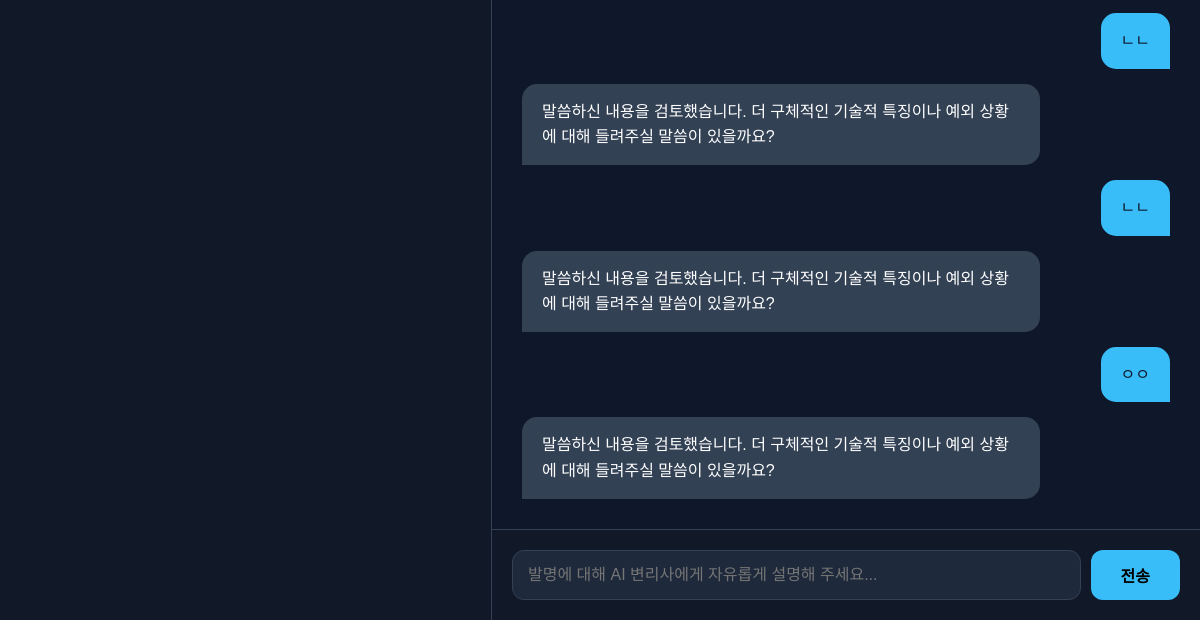
/workspace/workstation/1/ (signed in, lower part), run on an earlier commit of the app's database.
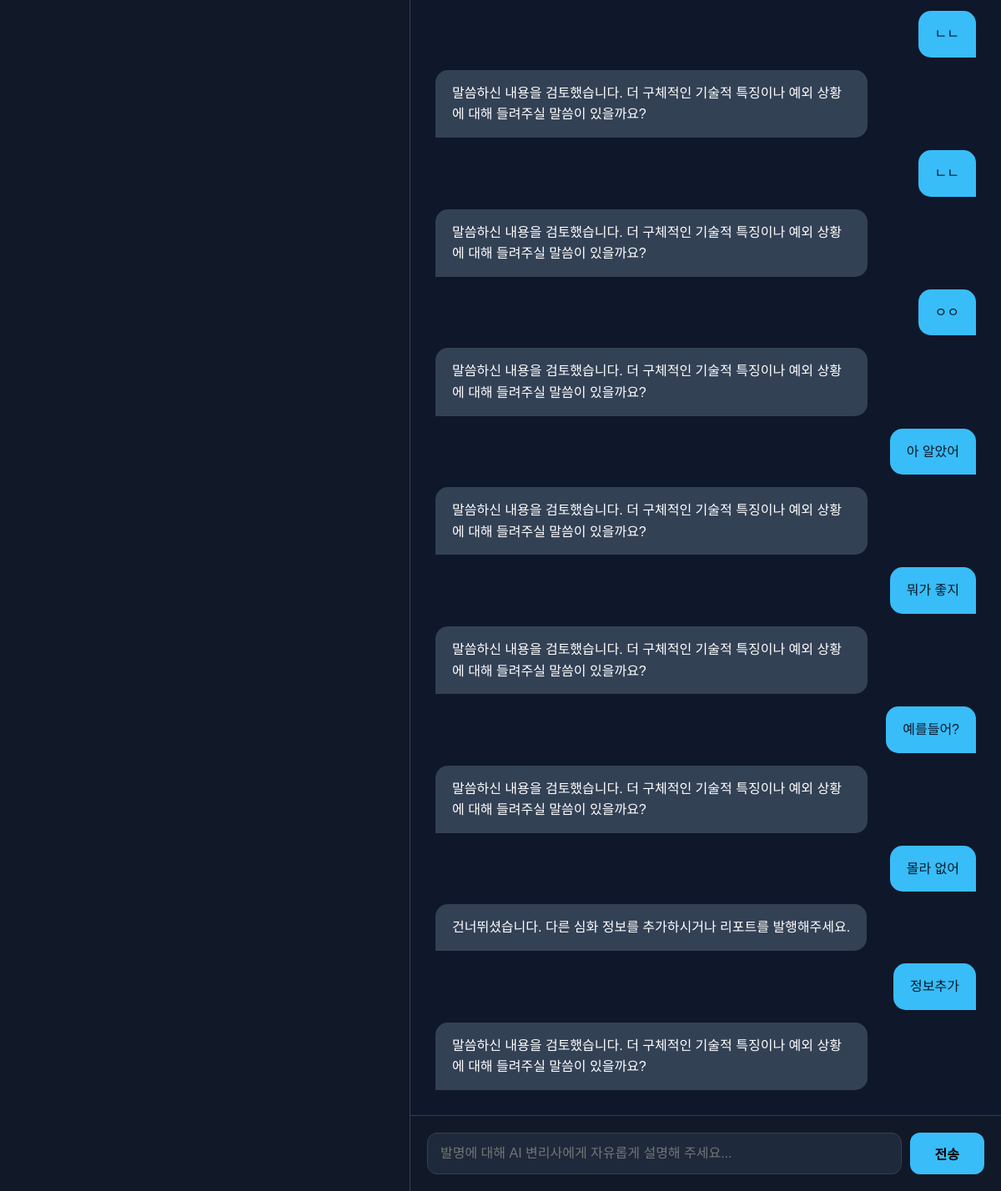
And on a later commit of the database.
### workspace/models.py (models this page shows)
class ChatMessage(models.Model):
    project = models.ForeignKey(PatentProject, on_delete=models.CASCADE, related_name='chat_messages')
    role = models.CharField(max_length=20) # 'user', 'assistant'
    content = models.TextField()
    created_at = models.DateTimeField(auto_now_add=True)

### workspace/views.py (the view)
# urls.py: path('workstation/<int:project_id>/', views.workstation, name='workstation'),
@login_required(login_url='/accounts/login/')
def workstation(request, project_id):
    project = get_object_or_404(PatentProject, id=project_id, owner=request.user)
    invention_input = get_object_or_404(InventionInput, project=project)
    consultation_state, _ = ConsultationState.objects.get_or_create(project=project)
    algorithm_steps = project.algorithm_steps.all().order_by('step_seq')
    details = project.details.all()
    chat_messages = project.chat_messages.all().order_by('created_at')
    context = {
        'project': project,
        'invention_input': invention_input,
        'consultation_state': consultation_state,
        'algorithm_steps': algorithm_steps,
        'details': details,
        'chat_messages': chat_messages,
    }
    return render(request, 'workspace/workstation.html', context)

### workspace/templates/workspace/workstation.html (shortened to what this page needs)
{% extends "base.html" %}
{% block content %}
<div class="workstation-container" style="display: flex; height: calc(100vh - 80px); margin-top: 80px; background: #0f172a; color: white;">
    <div class="left-panel" style="flex: 1; border-right: 1px solid #334155; padding: 30px; overflow-y: auto; background: #111827;">
    </div>
    <div class="right-panel" style="flex: 1.5; display: flex; flex-direction: column; position: relative;">
        <div id="chat-box" style="flex: 1; padding: 30px; overflow-y: auto; display: flex; flex-direction: column; gap: 15px;">
            {% if not chat_messages %}
                <div class="msg ai-msg" style="align-self: flex-start; background: #334155; padding: 15px 20px; border-radius: 15px 15px 15px 0; max-width: 80%;">
                    <p style="margin: 0; line-height: 1.6;">안녕하세요! 전문 특허 상담 AI입니다. 좌측의 발명 내용을 바탕으로 명세서 작성을 위한 심층 분석을 시작하겠습니다. <br><br>준비되셨다면 채팅을 입력해주세요!</p>
                </div>
            {% else %}
                {% for msg in chat_messages %}
                    {% if msg.role == 'assistant' %}
                        <div class="msg ai-msg" style="align-self: flex-start; background: #334155; padding: 15px 20px; border-radius: 15px 15px 15px 0; max-width: 80%;">
                            <p style="margin: 0; line-height: 1.6;">{{ msg.content|linebreaksbr }}</p>
                        </div>
                    {% elif msg.role == 'user' %}
                        <div class="msg user-msg" style="align-self: flex-end; background: #38bdf8; color: #0f172a; padding: 15px 20px; border-radius: 15px 15px 0 15px; max-width: 80%; font-weight: 500;">
                            <p style="margin: 0; line-height: 1.6;">{{ msg.content|linebreaksbr }}</p>
                        </div>
                    {% endif %}
                {% endfor %}
            {% endif %}
        </div>
        <div style="padding: 20px; background: #111827; border-top: 1px solid #334155;">
            <form id="chat-form" style="display: flex; gap: 10px;">
                <input type="text" id="chat-input" placeholder="발명에 대해 AI 변리사에게 자유롭게 설명해 주세요..."
                       style="flex: 1; padding: 15px; border-radius: 12px; border: 1px solid #334155; background: #1e293b; color: white; font-size: 16px; outline: none;">
                <button type="submit" class="start-btn" style="padding: 0 30px; font-size: 16px;">전송</button>
            </form>
        </div>
    </div>
</div>
{% endblock %}

### templates/base.html (shortened to what this page needs)
{% load static %}
<!DOCTYPE html>
<html lang="ko">
<head>
    <link rel="stylesheet" href="{% static 'css/style.css' %}">
</head>
<body>
    <main>
        {% block content %}
        {% endblock %}
    </main>
</body>
</html>

### static/css/style.css (style rules this page uses)
* { margin: 0; padding: 0; box-sizing: border-box; }
body { font-family: Arial, sans-serif; background: #0f172a; color: white; }
.start-btn, .demo-btn { padding: 15px 30px; border: none; border-radius: 12px; font-size: 16px; cursor: pointer; transition: 0.3s; }
.start-btn { background: #38bdf8; color: black; font-weight: bold; }

What changed in the data, as far as the page shows it:
added ChatMessage: content "아 알았어"
added ChatMessage: content "말씀하신 내용을 검토했습니다. 더 구체적인 기술적 특징이나 예외 상황에 대해 들려주실 말씀이 있을까요?"
added ChatMessage: content "뭐가 좋지"
added ChatMessage: content "말씀하신 내용을 검토했습니다. 더 구체적인 기술적 특징이나 예외 상황에 대해 들려주실 말씀이 있을까요?"
added ChatMessage: content "예를들어?"
added ChatMessage: content "말씀하신 내용을 검토했습니다. 더 구체적인 기술적 특징이나 예외 상황에 대해 들려주실 말씀이 있을까요?"
added ChatMessage: content "몰라 없어"
added ChatMessage: content "건너뛰셨습니다. 다른 심화 정보를 추가하시거나 리포트를 발행해주세요."
added ChatMessage: content "정보추가"
added ChatMessage: content "말씀하신 내용을 검토했습니다. 더 구체적인 기술적 특징이나 예외 상황에 대해 들려주실 말씀이 있을까요?"
